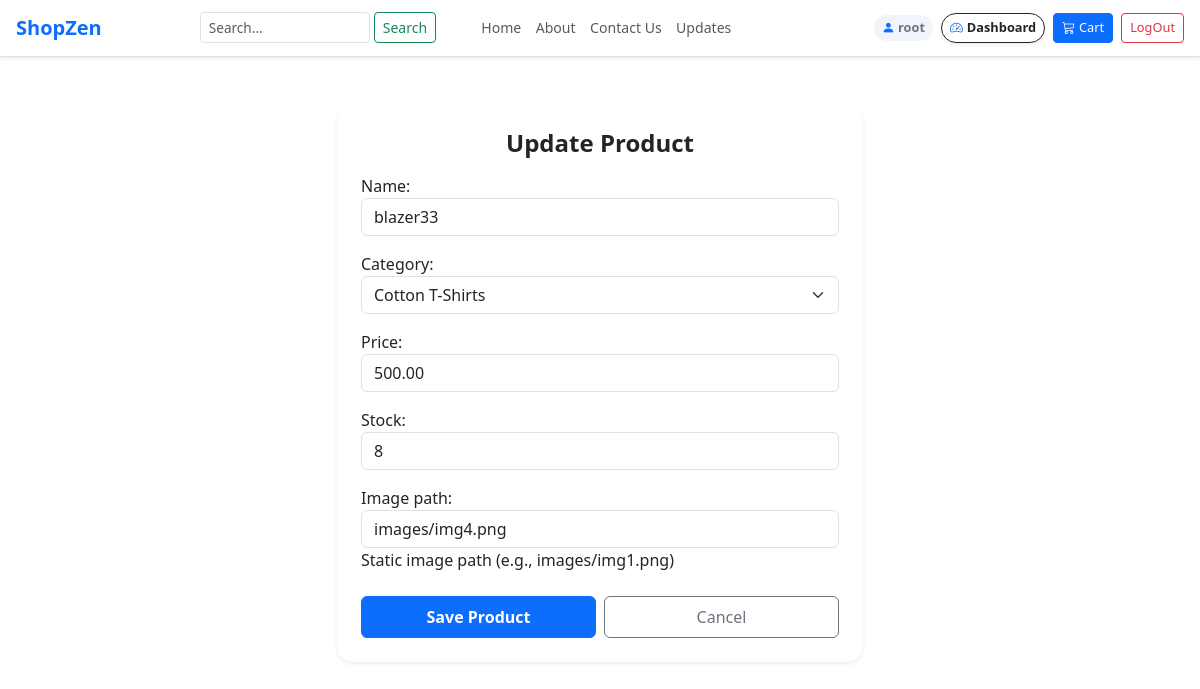
The app's page /product/2/update/ (signed in) with its own data.
### testapp/models.py (models this page shows, shortened)
class Product(models.Model):
    CATEGORY_CHOICES = [
        ('all', 'All Shirts'),
        ('formal', 'Formal Blazers'),
        ('cotton', 'Cotton T-Shirts'),
        ('Men', 'Men'),
        ('Women', 'Women'),
        ('Kids', 'Kids'),
        ('Mobiles', 'Mobiles'),
        ('Laptops', 'Laptops'),
    ]
    name = models.CharField(max_length=150)
    category = models.CharField(max_length=50, choices=CATEGORY_CHOICES, default='linen')
    price = models.DecimalField(max_digits=10, decimal_places=2)
    image_path = models.CharField(max_length=255, blank=True, null=True,
                                  help_text="Static image path (e.g., images/img1.png)")
    stock = models.PositiveIntegerField(default=10)          # NEW: how many are left

### testapp/views.py (the view)
class ProductUpdateView(ManagerOrStaffRequiredMixin, UpdateView):
    model = Product
    form_class = ProductForm
    template_name = 'product_form.html'
    success_url = reverse_lazy('home')
    pk_url_kwarg = 'id'

### testapp/forms.py
class ProductForm(forms.ModelForm):
    class Meta:
        model = Product
        fields = ['name', 'category', 'price', 'stock', 'image_path']
        widgets = {
            'name': forms.TextInput(attrs={
                'class': 'form-control',
                'placeholder': 'Enter product name'
            }),
            'category': forms.Select(attrs={
                'class': 'form-select'
            }),
            'price': forms.NumberInput(attrs={
                'class': 'form-control',
                'placeholder': 'Enter price (e.g. 440.00)'
            }),
            'stock': forms.NumberInput(attrs={
                'class': 'form-control',
                'placeholder': 'How many in stock?'
            }),
            'image_path': forms.TextInput(attrs={
                'class': 'form-control',
                'placeholder': 'images/img1.png'
            }),
        }

### testapp/views.py (called while the page is built)
    def test_func(self):
        user = self.request.user
        if not user.is_authenticated:
            return False
        return (
            user.is_superuser
            or user.is_staff
            or user.groups.filter(name='Manager').exists()
        )

### templates/product_form.html (shortened to what this page needs)
{% extends 'navbar.html' %}
{% block body_block %}
<div class="container py-5" style="max-width: 550px;">
  <div class="card shadow-sm border-0 p-4 rounded-4 bg-white">
    <h4 class="fw-bold mb-3 text-center">
      {% if form.instance.pk %}Update Product{% else %}Add New Product{% endif %}
    </h4>
    <form method="POST">
      {{ form.as_p }}
      <div class="d-flex gap-2 mt-4">
        <button type="submit" class="btn btn-primary w-100 py-2 fw-semibold">Save Product</button>
        <a href="{% url 'home' %}" class="btn btn-outline-secondary w-100 py-2">Cancel</a>
      </div>
    </form>
  </div>
</div>
{% endblock %}

### templates/navbar.html (shortened to what this page needs)
{% load static %}
<!DOCTYPE html>
<html lang="en">
<head>
  <link rel="stylesheet" href="https://cdn.jsdelivr.net/npm/bootstrap@5.3.3/dist/css/bootstrap.min.css">
  <link rel="stylesheet" href="https://cdn.jsdelivr.net/npm/bootstrap-icons@1.11.3/font/bootstrap-icons.min.css">
  <link rel="stylesheet" href="{% static 'css/navbar.css' %}">
</head>
<body>
  <nav class="navbar navbar-expand-lg bg-white border-bottom py-2 shadow-sm">
    <div class="container-fluid px-2 px-md-3">
      <a class="navbar-brand fw-bold text-primary fs-5 me-2" href="/">ShopZen</a>
      <div class="collapse navbar-collapse" id="navbarContent">
        <form class="d-flex nav-search-box custom-nav-shift me-2" method="GET" action="{% url 'home' %}" role="search">
          <input class="form-control form-control-sm me-1"
                 type="search"
                 name="q"
                 list="product-suggestions"
                 placeholder="Search..."
                 value="{{ search_query }}"
                 autocomplete="off"
                 required>
          <button class="btn btn-outline-success btn-sm text-nowrap" type="submit">Search</button>
        </form>
        <ul class="navbar-nav nav-links-box custom-links-shift me-auto mb-2 mb-lg-0">
          <li class="nav-item"><a class="nav-link fw-medium" href="/">Home</a></li>
          <li class="nav-item"><a class="nav-link fw-medium" href="/about/">About</a></li>
          <li class="nav-item"><a class="nav-link fw-medium" href="/contactus/">Contact Us</a></li>
          <li class="nav-item"><a class="nav-link fw-medium" href="/updates/">Updates</a></li>
        </ul>
        <div class="d-flex align-items-center gap-1 gap-lg-2">
          {% if user.is_authenticated %}
            <span class="user-badge text-secondary fw-semibold text-nowrap">
              <i class="bi bi-person-fill text-primary"></i> {{ user.username }}
            </span>
            {% if user.is_staff %}
              <a class="btn btn-outline-dark btn-sm rounded-pill px-2 py-1 text-nowrap fw-semibold d-inline-flex align-items-center gap-1 shadow-sm" style="font-size: 0.8rem;" href="{% url 'dashboard' %}">
                <i class="bi bi-speedometer2 text-primary"></i> Dashboard
              </a>
            {% endif %}
            <a class="btn btn-primary btn-sm text-white text-nowrap px-2 py-1 d-inline-flex align-items-center gap-1" style="font-size: 0.8rem;" href="{% url 'cart' %}">
              <i class="bi bi-cart3"></i> Cart
            </a>
            <a class="btn btn-outline-danger btn-sm text-nowrap px-2 py-1" style="font-size: 0.8rem;" href="/logout">
              LogOut
            </a>
          {% else %}
            <a class="btn btn-outline-primary btn-sm px-2 py-1 text-nowrap" href="/accounts/login/">LogIn</a>
            <a class="btn btn-primary btn-sm text-white px-2 py-1 text-nowrap" href="/signup/">SignUp</a>
          {% endif %}
        </div>
      </div>
    </div>
  </nav>
  {% block body_block %}
  {% endblock %}
</body>
</html>

### static/css/navbar.css (style rules this page uses)
.nav-search-box input { width: 170px !important; font-size: 0.85rem; }
.nav-links-box .nav-link { font-size: 0.88rem; padding-left: 0.45rem !important; padding-right: 0.45rem !important; }
.user-badge { background-color: #f1f5f9; border-radius: 50px; padding: 3px 8px; font-size: 0.8rem; }

### templates/navbar.html (style rules this page uses)
@media (min-width: 992px) { .custom-nav-shift { margin-left: 90px !important; } }
@media (min-width: 992px) { .custom-links-shift { margin-left: 30px !important; } }

### records on screen
Product: name "blazer33", category "Cotton T-Shirts", price "500.00", stock "8", image_path "images/img4.png"

### other values on screen
{{ user.username }} "root"
